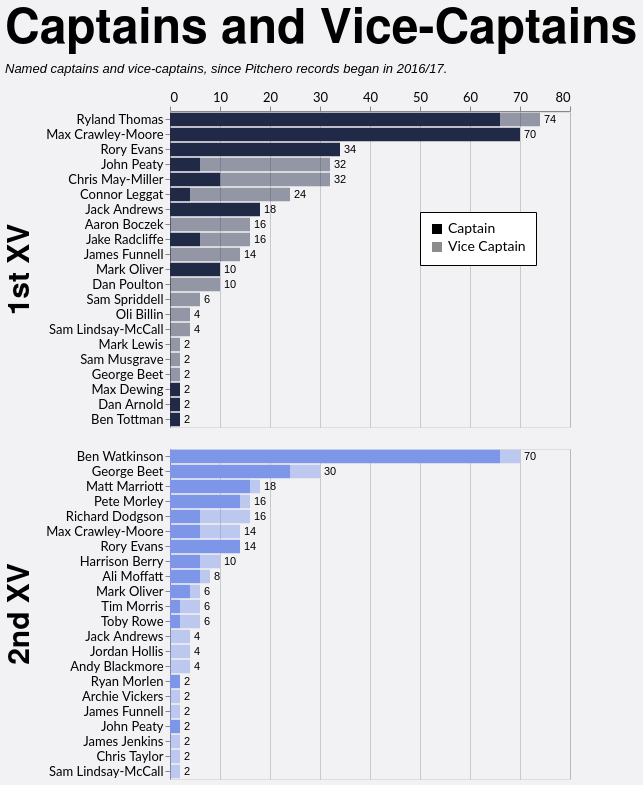

Specify this chart in Vega-Lite:
### Vega-Lite specification from a JSON file in a GitHub repository (floating-point values rounded to 4 significant figures; data arrays with more than 128 entries replaced by an {"elided": "..."} marker saying what was removed)
{"config": {"axis": {"labelFont": "Lato, sans-serif", "titleFont": "PT Sans Narrow, Helvetica Neue, Helvetica, Arial, sans-serif", "labelFontSize": 13, "titleFontSize": 24, "gridColor": "#202947", "gridOpacity": 0.2}, "header": {"labelFont": "PT Sans Narrow, Helvetica Neue, Helvetica, Arial, sans-serif", "titleFont": "PT Sans Narrow, Helvetica Neue, Helvetica, Arial, sans-serif", "labelFontSize": 24, "titleFontSize": 28, "labelFontWeight": "bold", "orient": "left"}, "legend": {"labelFont": "Lato, sans-serif", "titleFont": "PT Sans Narrow, Helvetica Neue, Helvetica, Arial, sans-serif", "labelFontSize": 14, "titleFontSize": 16, "titlePadding": 5, "fillColor": "white", "strokeColor": "black", "padding": 10, "titleFontWeight": "lighter", "titleFontStyle": "italic", "titleColor": "gray", "offset": 10}, "title": {"font": "PT Sans Narrow, Helvetica Neue, Helvetica, Arial, sans-serif", "fontSize": 48, "fontWeight": "bold", "anchor": "start", "align": "center", "titlePadding": 20, "subtitlePadding": 10, "subtitleFontSize": 13, "subtitleColor": "", "subtitleFontStyle": "italic", "offset": 15, "color": "black"}, "axisX": {"labelAngle": 0}, "facet": {"title": null, "header": null, "align": {"row": "each", "column": "each"}}, "resolve": {"scale": {"y": "independent", "facet": "independent"}}, "background": "#f2f1f4"}, "data": {"name": "data-7925c4104678188d0af08b7f5b5e7944"}, "facet": {"row": {"field": "squad", "header": {"labelExpr": "datum.value + ' XV'", "labelFontSize": 30, "title": null}, "sort": ["1st", "2nd"], "title": null, "type": "nominal"}}, "spec": {"layer": [{"mark": {"type": "bar"}, "encoding": {"color": {"field": "squad", "legend": null, "scale": {"domain": ["1st", "2nd"], "range": ["#202946", "#7d96e8"]}, "sort": ["1st", "2nd"], "type": "nominal"}, "opacity": {"field": "role", "legend": {"legendX": 250, "legendY": 100, "orient": "none", "title": null}, "scale": {"domain": ["Captain", "Vice Captain"], "range": [1.0, 0.45]}, "sort": ["Captain", "Vice Captain"], "type": "nominal"}, "order": {"field": "stack_order", "sort": "ascending", "type": "quantitative"}, "tooltip": [{"field": "player", "title": "Player", "type": "nominal"}, {"field": "squad", "title": "Squad", "type": "nominal"}, {"field": "role", "title": "Role", "type": "nominal"}, {"field": "games_agg", "title": "Games", "type": "quantitative"}], "x": {"axis": {"orient": "top", "title": null}, "field": "x0", "type": "quantitative"}, "x2": {"field": "x2"}, "y": {"field": "player", "sort": {"field": "sort_total", "order": "descending"}, "title": null, "type": "nominal"}}, "transform": [{"aggregate": [{"op": "sum", "field": "games", "as": "games_agg"}, {"op": "max", "field": "sort_total", "as": "sort_total"}], "groupby": ["player", "squad", "role", "stack_order"]}, {"window": [{"op": "sum", "field": "games_agg", "as": "x2"}], "frame": [null, 0], "groupby": ["player", "squad"], "sort": [{"field": "stack_order", "order": "ascending"}]}, {"calculate": "datum.x2 - datum.games_agg", "as": "x0"}]}, {"mark": {"type": "text", "align": "left", "baseline": "middle", "color": "black", "dx": 4, "fontSize": 11}, "encoding": {"text": {"field": "total_games", "format": ".0f", "type": "quantitative"}, "x": {"axis": {"orient": "top", "title": null}, "field": "total_games", "type": "quantitative"}, "y": {"field": "player", "sort": {"field": "sort_total", "order": "descending"}, "title": null, "type": "nominal"}}, "transform": [{"aggregate": [{"op": "sum", "field": "games", "as": "total_games"}, {"op": "max", "field": "sort_total", "as": "sort_total"}], "groupby": ["player", "squad"]}]}], "height": {"step": 15}, "width": 400}, "resolve": {"scale": {"y": "independent"}}, "title": {"text": "Captains and Vice-Captains", "subtitle": "Named captains and vice-captains, since Pitchero records began in 2016/17."}, "$schema": "https://vega.github.io/schema/vega-lite/v5.20.1.json", "datasets": {"data-7925c4104678188d0af08b7f5b5e7944": {"elided": "199 records"}}}
